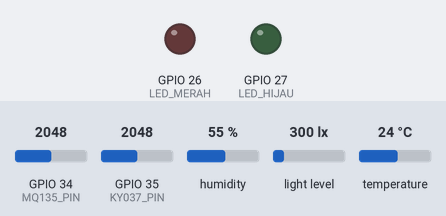
Simulated run of this sketch. Board: ESP32. Parts: output pins drawn as LEDs (lit = HIGH). The inputs (shaded band) are chosen by the test bench; at power-on: GPIO 34 (MQ135_PIN) = 2048, GPIO 35 (KY037_PIN) = 2048, humidity 55 %, light level 300 lx, temperature 24 °C. WiFi joins after 1.5 s; servers stay silent unless stated; what the sketch prints to the serial monitor is not drawn.

Above: at 1.1 s.
At 3.2 s:
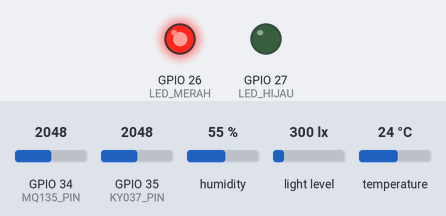
Timing chart, 0 to 4.7 s (numbered marks = the images above):
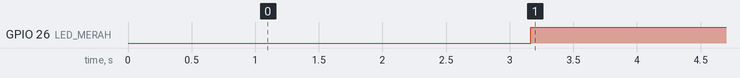

Measured:
- by itself, GPIO 26 (LED_MERAH): LOW → HIGH at 3.2 s

The sketch:

progress_14_Juni.ino
```cpp
/*************************************************
 * BLYNK
 *************************************************/
#define BLYNK_TEMPLATE_ID "TMPL6rU94W-u8"
#define BLYNK_TEMPLATE_NAME "SENSOR"
#define BLYNK_AUTH_TOKEN "GER1uBUWeGYMHjCHk3fGLNz4EYPzAvbB"

#include <WiFi.h>
#include <BlynkSimpleEsp32.h>
#include <Wire.h>
#include <DHT.h>
#include <BH1750.h>

char ssid[] = "WIFIATAS";
char pass[] = "Hilux2kd";

// Pin definitions
#define DHT_PIN 4
#define DHT_TYPE DHT22
#define MQ135_PIN 34
#define KY037_PIN 35
#define LED_HIJAU 27
#define LED_MERAH 26

// Sensor objects
DHT dht(DHT_PIN, DHT_TYPE);
BH1750 lightMeter;

void setup() {
  Serial.begin(9600);
  delay(1000);

  pinMode(LED_HIJAU, OUTPUT);
  pinMode(LED_MERAH, OUTPUT);

  dht.begin();
  Wire.begin();
  lightMeter.begin();

  // Koneksi WiFi
  WiFi.begin(ssid, pass);
  Serial.print("Connecting WiFi");

  int timeout = 0;
  while (WiFi.status() != WL_CONNECTED && timeout < 20) {
    delay(500);
    Serial.print(".");
    timeout++;
  }

  if (WiFi.status() == WL_CONNECTED) {
    Serial.println("\nWiFi Connected!");
    Blynk.config(BLYNK_AUTH_TOKEN);
    Blynk.connect();
  } else {
    Serial.println("\nWiFi GAGAL! Jalan tanpa Blynk.");
  }

  Serial.println("Semua sensor siap!");
}

void loop() {

  if (Blynk.connected()) {
    Blynk.run();
  }

  /*************************************************
   * DHT22 - SUHU & KELEMBAPAN
   *************************************************/
  float suhu = dht.readTemperature();
  float kelembapan = dht.readHumidity();

  /*************************************************
   * MQ135 - KUALITAS UDARA
   *************************************************/
  float totalUdara = 0;
  for (int i = 0; i < 5; i++) {
    totalUdara += analogRead(MQ135_PIN);
    delay(10);
  }
  int kualitasUdara = totalUdara / 5;

  /*************************************************
   * BH1750 - INTENSITAS CAHAYA
   *************************************************/
  float totalCahaya = 0;
  for (int i = 0; i < 5; i++) {
    totalCahaya += lightMeter.readLightLevel();
    delay(50);
  }
  float cahaya = totalCahaya / 5;

  /*************************************************
   * KY037 - KEBISINGAN (PERKIRAAN dB)
   *************************************************/
  float totalBising = 0;
  for (int i = 0; i < 5; i++) {
    totalBising += analogRead(KY037_PIN);
    delay(10);
  }

  int adcNoise = totalBising / 5;

  // Mapping kasar ADC -> dB
  float kebisingan = map(adcNoise, 0, 4095, 20, 100);

  /*************************************************
   * PENENTUAN KENYAMANAN
   *************************************************/
  bool tidakNyaman = false;

  // Suhu nyaman 22–25°C
  if (!isnan(suhu) && !isnan(kelembapan)) {

    if (suhu < 22 || suhu > 25)
      tidakNyaman = true;

    // Kelembapan nyaman 40–60%
    if (kelembapan < 40 || kelembapan > 60)
      tidakNyaman = true;
  }

  // Kualitas udara
  if (kualitasUdara >= 1000)
    tidakNyaman = true;

  // Cahaya nyaman 300–500 lux
  if (cahaya < 300 || cahaya > 500)
    tidakNyaman = true;

  // Kebisingan maksimal 35 dB
  if (kebisingan > 35)
    tidakNyaman = true;

  /*************************************************
   * KIRIM DATA KE BLYNK
   *************************************************/
  if (Blynk.connected()) {
    Blynk.virtualWrite(V0, suhu);
    Blynk.virtualWrite(V1, kelembapan);
    Blynk.virtualWrite(V2, kebisingan);
    Blynk.virtualWrite(V3, kualitasUdara);
    Blynk.virtualWrite(V4, cahaya);
    Blynk.virtualWrite(V5, tidakNyaman ? "TIDAK NYAMAN" : "NYAMAN");
  }

  /*************************************************
   * STATUS LED
   *************************************************/
  if (tidakNyaman) {
    digitalWrite(LED_MERAH, HIGH);
    digitalWrite(LED_HIJAU, LOW);
    Serial.println("STATUS: TIDAK NYAMAN 🔴");
  } else {
    digitalWrite(LED_HIJAU, HIGH);
    digitalWrite(LED_MERAH, LOW);
    Serial.println("STATUS: NYAMAN 🟢");
  }

  /*************************************************
   * SERIAL MONITOR
   *************************************************/
  Serial.print("Suhu: ");
  Serial.print(suhu);
  Serial.println(" °C");

  Serial.print("Kelembapan: ");
  Serial.print(kelembapan);
  Serial.println(" %");

  Serial.print("Kualitas Udara (MQ135): ");
  Serial.println(kualitasUdara);

  Serial.print("Cahaya (BH1750): ");
  Serial.print(cahaya);
  Serial.println(" lux");

  Serial.print("Kebisingan: ");
  Serial.print(kebisingan);
  Serial.println(" dB");

  Serial.println("--------------------");

  delay(2000);
}
```
